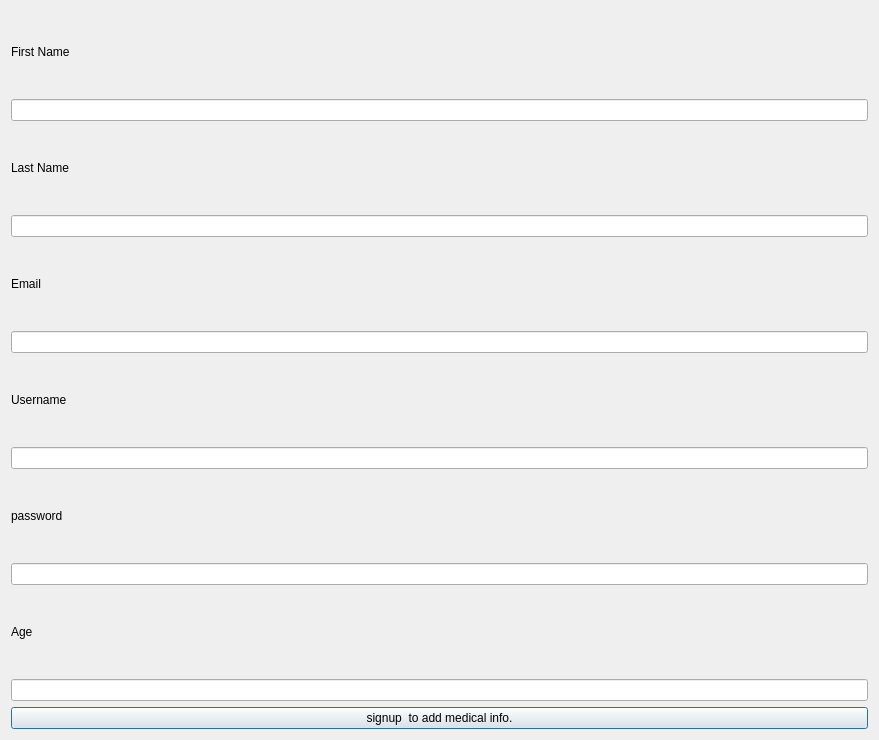
<?xml version="1.0" encoding="UTF-8"?>
<ui version="4.0">
 <class>Signup</class>
 <widget class="QDialog" name="Signup">
  <property name="geometry">
   <rect>
    <x>0</x>
    <y>0</y>
    <width>879</width>
    <height>740</height>
   </rect>
  </property>
  <property name="windowTitle">
   <string>Sign Up</string>
  </property>
  <property name="autoFillBackground">
   <bool>true</bool>
  </property>
  <layout class="QVBoxLayout" name="verticalLayout">
   <item>
    <widget class="QLabel" name="label">
     <property name="text">
      <string>First Name</string>
     </property>
    </widget>
   </item>
   <item>
    <widget class="QLineEdit" name="first"/>
   </item>
   <item>
    <widget class="QLabel" name="label_2">
     <property name="text">
      <string>Last Name</string>
     </property>
    </widget>
   </item>
   <item>
    <widget class="QLineEdit" name="last"/>
   </item>
   <item>
    <widget class="QLabel" name="label_3">
     <property name="text">
      <string>Email</string>
     </property>
    </widget>
   </item>
   <item>
    <widget class="QLineEdit" name="email"/>
   </item>
   <item>
    <widget class="QLabel" name="label_6">
     <property name="text">
      <string>Username</string>
     </property>
    </widget>
   </item>
   <item>
    <widget class="QLineEdit" name="username"/>
   </item>
   <item>
    <widget class="QLabel" name="label_4">
     <property name="text">
      <string>password</string>
     </property>
    </widget>
   </item>
   <item>
    <widget class="QLineEdit" name="password">
     <property name="frame">
      <bool>true</bool>
     </property>
     <property name="echoMode">
      <enum>QLineEdit::Password</enum>
     </property>
    </widget>
   </item>
   <item>
    <widget class="QLabel" name="label_5">
     <property name="text">
      <string>Age</string>
     </property>
    </widget>
   </item>
   <item>
    <widget class="QLineEdit" name="age"/>
   </item>
   <item>
    <widget class="QPushButton" name="signupadd">
     <property name="text">
      <string>signup  to add medical info.</string>
     </property>
    </widget>
   </item>
  </layout>
 </widget>
 <resources/>
 <connections/>
</ui>
